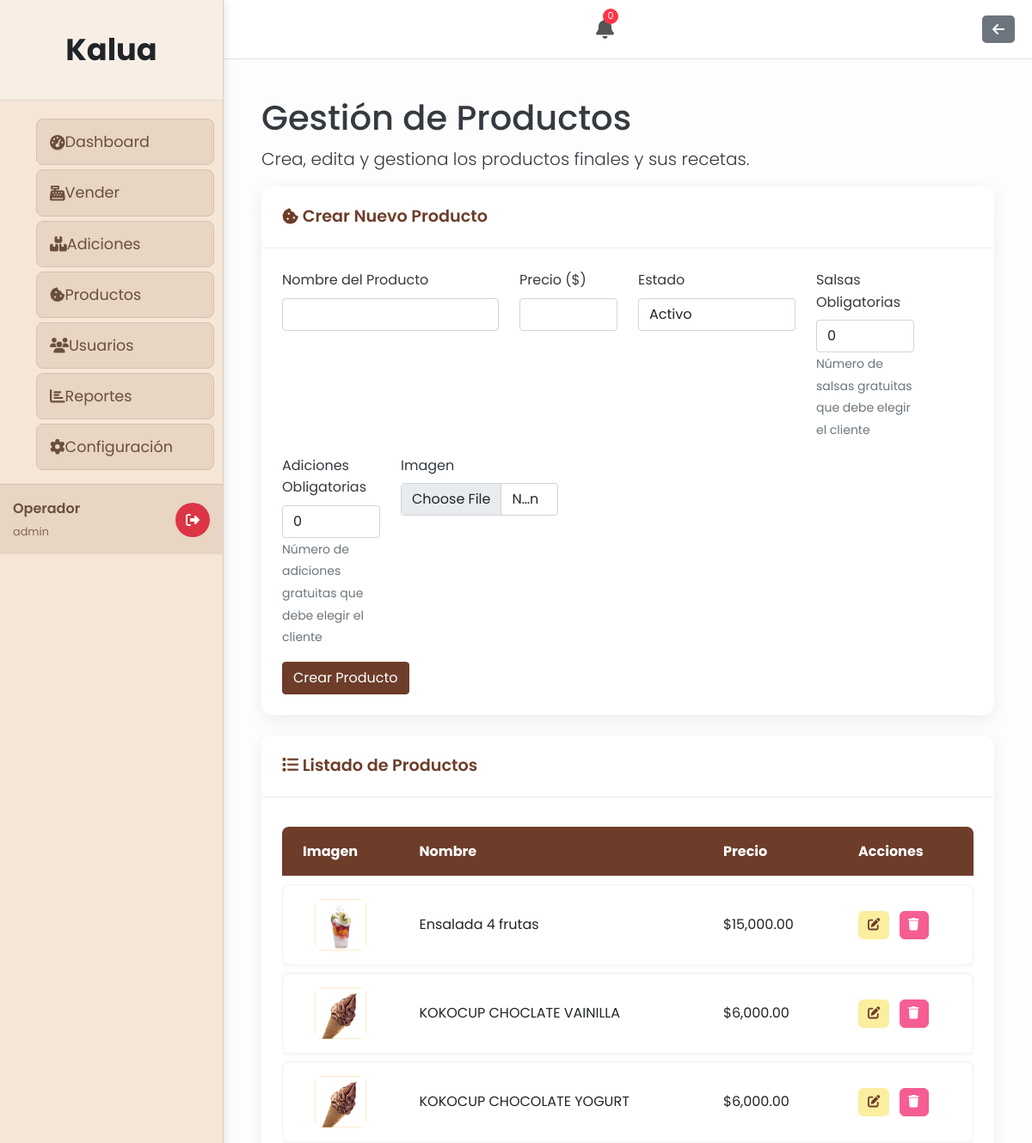
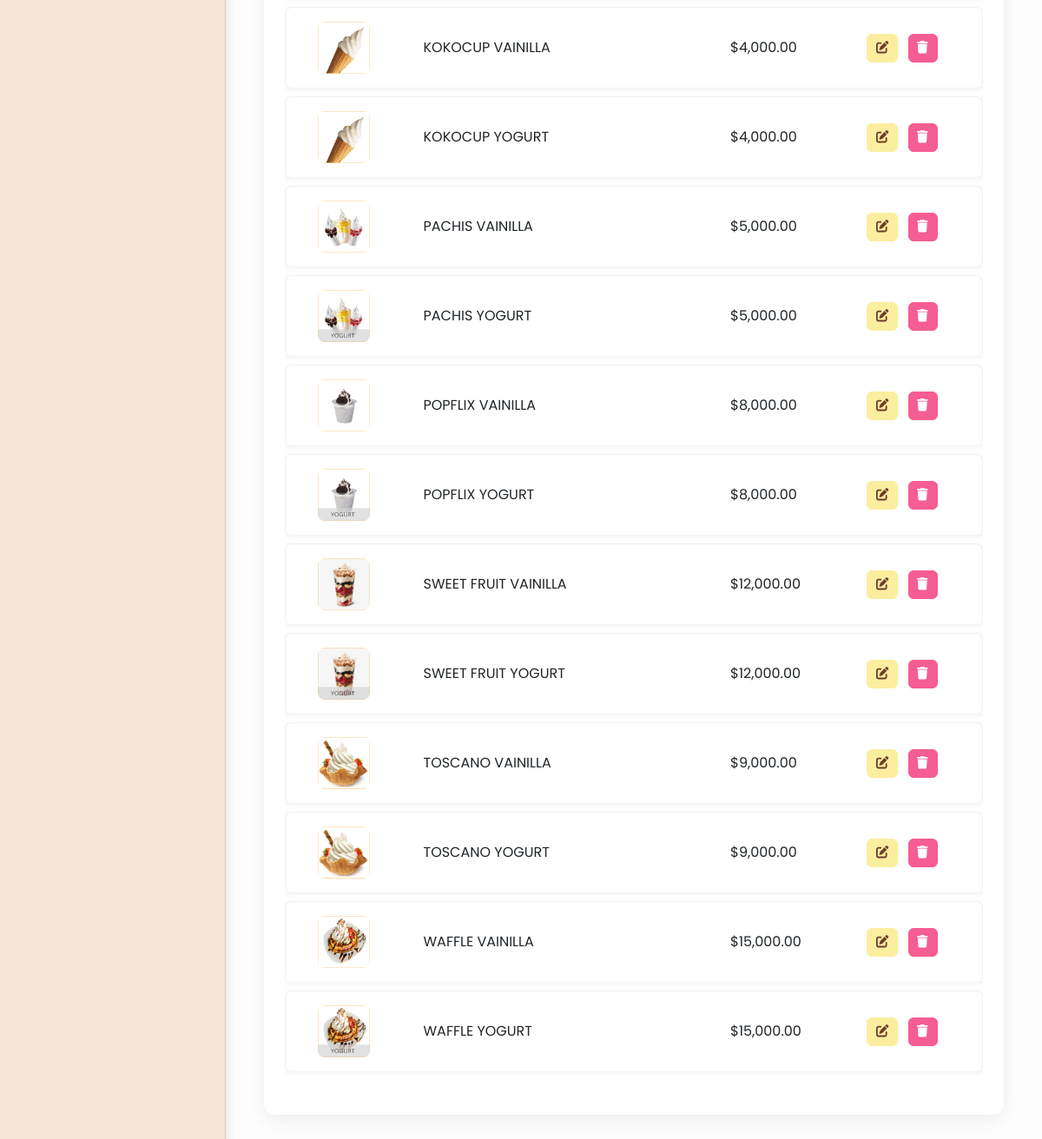
The page /productos.php (signed in) on the database its author committed (2 pictures, top to bottom).
### tables this page shows
CREATE TABLE `configuracion` (
  `id` int(11) NOT NULL,
  `nombre_empresa` varchar(255) NOT NULL,
  `nit` varchar(255) DEFAULT NULL,
  `direccion` varchar(255) DEFAULT NULL,
  `logo_url` varchar(255) DEFAULT NULL,
  `color_primario` varchar(7) DEFAULT '#4e73df',
  `color_secundario` varchar(7) DEFAULT '#1cc88a',
  `color_texto` varchar(7) DEFAULT '#ffffff'
);

CREATE TABLE `productos` (
  `id` int(11) NOT NULL,
  `nombre` varchar(100) NOT NULL,
  `precio_venta` decimal(10,2) NOT NULL,
  `imagen_url` varchar(255) DEFAULT NULL,
  `estado` varchar(20) NOT NULL,
  `salsas_obligatorias` int(11) NOT NULL DEFAULT 0,
  `adiciones_obligatorias` int(11) NOT NULL DEFAULT 0
);

### includes/auth_check.php (called while the page is built, shortened)
<?php
function isAdmin() {
    return isset($_SESSION['rol']) && ($_SESSION['rol'] === 'admin' || $_SESSION['rol'] === 'operador');
}
?>

### productos.php (the view, shortened to what this page needs)
<?php
$is_dashboard_page = true;
require_once 'includes/auth_check.php';
$db = conectarDB();
$productos = $db->query("SELECT * FROM productos ORDER BY nombre ASC")->fetch_all(MYSQLI_ASSOC);
$producto_a_editar = null;
include 'includes/header.php';
?>
<div class="container-fluid px-4">
    <h1 class="mt-4">Gestión de Productos</h1>
    <p class="lead">Crea, edita y gestiona los productos finales y sus recetas.</p>
    <div class="card mb-4">
        <div class="card-header">
            <i class="fas fa-cookie-bite"></i>
            <?php echo $producto_a_editar ? 'Editando Producto: ' . htmlspecialchars($producto_a_editar['nombre']) : 'Crear Nuevo Producto'; ?>
        </div>
        <div class="card-body">
            <form action="productos.php<?php echo $producto_a_editar ? '?accion=editar&id=' . $producto_a_editar['id'] : ''; ?>" method="POST" enctype="multipart/form-data">
                <div class="row">
                    <div class="col-md-4 mb-3">
                        <label for="nombre" class="form-label">Nombre del Producto</label>
                        <input type="text" class="form-control" name="nombre" value="<?php echo htmlspecialchars($producto_a_editar['nombre'] ?? ''); ?>" required>
                    </div>
                    <div class="col-md-2 mb-3">
                        <label for="precio_venta" class="form-label">Precio ($)</label>
                        <input type="number" step="0.01" class="form-control" name="precio_venta" value="<?php echo htmlspecialchars($producto_a_editar['precio_venta'] ?? ''); ?>" required>
                    </div>
                    <div class="col-md-3 mb-3">
                        <label for="estado" class="form-label">Estado</label>
                        <select name="estado" class="form-control">
                            <option value="activo" <?php echo (isset($producto_a_editar['estado']) && $producto_a_editar['estado'] == 'activo') ? 'selected' : ''; ?>>Activo</option>
                        </select>
                    </div>
                    <div class="col-md-2 mb-3">
                        <label for="salsas_obligatorias" class="form-label">Salsas Obligatorias</label>
                        <input type="number" class="form-control" name="salsas_obligatorias" value="<?php echo htmlspecialchars($producto_a_editar['salsas_obligatorias'] ?? 0); ?>" min="0">
                        <small class="form-text text-muted">Número de salsas gratuitas que debe elegir el cliente</small>
                    </div>
                    <div class="col-md-2 mb-3">
                        <label for="adiciones_obligatorias" class="form-label">Adiciones Obligatorias</label>
                        <input type="number" class="form-control" name="adiciones_obligatorias" value="<?php echo htmlspecialchars($producto_a_editar['adiciones_obligatorias'] ?? 0); ?>" min="0">
                        <small class="form-text text-muted">Número de adiciones gratuitas que debe elegir el cliente</small>
                    </div>
                    <div class="col-md-3 mb-3">
                        <label for="imagen" class="form-label">Imagen</label>
                        <input type="file" class="form-control" name="imagen" accept="image/jpeg, image/png">
                    </div>
                </div>
                <button type="submit" class="btn btn-primary"><?php echo $producto_a_editar ? 'Actualizar Producto' : 'Crear Producto'; ?></button>
            </form>
        </div>
    </div>
    <div class="card mb-4">
        <div class="card-header"><i class="fas fa-list"></i> Listado de Productos</div>
        <div class="card-body">
            <div class="table-responsive">
                <table class="table table-bordered table-hover">
                    <thead class="table-dark"><tr><th>Imagen</th><th>Nombre</th><th>Precio</th><th>Acciones</th></tr></thead>
                    <tbody>
                        <?php foreach ($productos as $producto): ?>
                            <tr>
                                <td class="text-center">
                                    <img src="<?php echo !empty($producto['imagen_url']) ? htmlspecialchars($producto['imagen_url']) : 'public/img/placeholder.png'; ?>" alt="<?php echo htmlspecialchars($producto['nombre']); ?>" style="width: 60px; height: 60px; object-fit: cover; border-radius: 8px;">
                                </td>
                                <td><?php echo htmlspecialchars($producto['nombre']); ?></td>
                                <td>$<?php echo number_format($producto['precio_venta'], 2); ?></td>
                                <td>
                                    <a href="productos.php?accion=editar&id=<?php echo $producto['id']; ?>" class="btn btn-sm btn-warning me-2" title="Editar Producto y Receta"><i class="fas fa-edit"></i></a>
                                    <a href="productos.php?accion=eliminar&id=<?php echo $producto['id']; ?>" class="btn btn-sm btn-danger" title="Eliminar Producto" onclick="return confirm('¿Estás seguro? Se eliminará el producto y su receta.');"><i class="fas fa-trash"></i></a>
                                </td>
                            </tr>
                        <?php endforeach; ?>
                    </tbody>
                </table>
            </div>
        </div>
    </div>
</div>
<?php
include 'includes/footer.php';
?>

### includes/header.php (shortened to what this page needs)
<?php
$conn = new mysqli(DB_HOST, DB_USER, DB_PASS, DB_NAME);
if ($conn->connect_error) {
    $site_name = 'App';
    $logo_url = '';
    $color_primario = '#343a40';
    $color_secundario = '#ffffff';
    $color_texto = '#000000';
} else {
    $result = $conn->query("SELECT nombre_empresa, logo_url, color_primario, color_secundario, color_texto FROM configuracion WHERE id = 1");
    if ($result && $result->num_rows > 0) {
        $config = $result->fetch_assoc();
        $site_name = $config['nombre_empresa'];
    } else {
        $site_name = 'App';
        $logo_url = '';
        $color_primario = '#343a40';
        $color_secundario = '#ffffff';
        $color_texto = '#000000';
    }
}
$is_dashboard_page = isset($is_dashboard_page) && $is_dashboard_page === true;
?><!DOCTYPE html>
<html lang="es">
<head>
    <link rel="stylesheet" href="public/css/bootstrap/bootstrap.min.css">
    <link rel="stylesheet" href="public/css/all.min.css">
    <link rel="stylesheet" href="public/css/style.css">
    <link rel="stylesheet" href="https://cdnjs.cloudflare.com/ajax/libs/font-awesome/6.0.0-beta3/css/all.min.css">
    <link href="https://cdn.jsdelivr.net/npm/simple-datatables@latest/dist/style.css" rel="stylesheet" />
    <link href="public/css/style.css" rel="stylesheet" />
</head>
<body class="sb-nav-fixed <?php echo $is_dashboard_page ? 'sb-sidenav-toggled' : ''; ?>">
<?php if ($is_dashboard_page && isset($_SESSION['login']) && $_SESSION['login'] === true): ?>
    <div class="dashboard-layout">
        <aside class="sidebar">
                <div class="sidebar-header">
                    <a href="dashboard.php" class="sidebar-brand">
                        <?php echo htmlspecialchars($site_name); ?>
                    </a>
                </div>
                <nav class="sidebar-nav">
                    <ul>
                        <li><a href="dashboard.php"><i class="fas fa-tachometer-alt"></i><span>Dashboard</span></a></li>
                        <?php if (isAdmin()): ?>
                            <li><a href="galeria_venta.php"><i class="fas fa-cash-register"></i><span>Vender</span></a></li>
                            <li><a href="inventario.php"><i class="fas fa-boxes"></i><span>Adiciones</span></a></li>
                            <li><a href="productos.php"><i class="fas fa-cookie-bite"></i><span>Productos</span></a></li>
                            <li><a href="usuarios.php"><i class="fas fa-users"></i><span>Usuarios</span></a></li>
                            <li><a href="ventas.php"><i class="fas fa-chart-bar"></i><span>Reportes</span></a></li>
                            <li><a href="configuracion.php"><i class="fas fa-cog"></i><span>Configuración</span></a></li>
                        <?php elseif (isInvitado()): ?>
                            <li><a href="galeria_venta.php"><i class="fas fa-cash-register"></i><span>Vender</span></a></li>
                            <li><a href="ventas.php"><i class="fas fa-chart-bar"></i><span>Reportes</span></a></li>
                        <?php else: ?>
                            <li><a href="galeria_venta.php"><i class="fas fa-store"></i><span>Tienda</span></a></li>
                        <?php endif; ?>
                    </ul>
                </nav>
                <div class="sidebar-footer">
                    <div class="user-info">
                        <span class="user-name"><?php echo htmlspecialchars($_SESSION['nombre_usuario']); ?></span>
                        <small class="user-role"><?php echo htmlspecialchars($_SESSION['rol']); ?></small>
                    </div>
                    <a href="logout.php" class="logout-link" title="Cerrar Sesión"><i class="fas fa-sign-out-alt"></i></a>
                </div>
            </aside>
            <div class="main-wrapper">
                <header class="top-header">
                    <div class="notification-bell-container">
                        <button id="notificationBell" class="notification-bell" title="Notificaciones">
                            <i class="fas fa-bell"></i>
                            <span class="notification-badge" id="notificationCount">0</span>
                        </button>
                    </div>
                    <?php
                    $current_page = basename($_SERVER['PHP_SELF']);
                    if ($current_page == 'dashboard.php') { ?>
                        <a href="logout.php" class="btn-header-action btn-logout" title="Cerrar Sesión">
                            <i class="fas fa-sign-out-alt"></i>
                        </a>
                    <?php } elseif ($current_page == 'galeria_venta.php') { ?>
                        <a href="dashboard.php" class="btn-header-action btn-back" title="Volver al Dashboard">
                            <i class="fas fa-arrow-left"></i>
                        </a>
                    <?php } else { ?>
                        <a href="javascript:history.back()" class="btn-header-action btn-back" title="Volver">
                            <i class="fas fa-arrow-left"></i>
                        </a>
                    <?php } ?>
                </header>
                <main class="main-content">
        <?php else: ?>
            <main>
        <?php endif; ?>
</body>
</html>

### includes/footer.php (shortened to what this page needs)
</body>
</html>
</body>
</html>
</body>
</html>
</body>
</html>
</body>
</html>
</body>
</html>
</body>
</html>
</body>
</html>
</body>
</html>
</body>
</html>
</body>
</html>
</body>
</html>
</body>
</html>
</body>
</html>
</body>
</html>
</body>
</html>
</body>
</html>
</body>
</html>
</body>
</html>
</body>
</html>
</body>
</html>
</body>
</html>
</body>
</html>
</body>
</html>
</body>
</html>
</body>
</html>
</body>
</html>
</body>
</html>
</body>
</html>
</body>
</html>
</body>
</html>
</body>
</html>
</body>
</html>
</body>
</html>
</body>
</html>
</body>
</html>
</body>
</html>
</body>
</html>
</body>
</html>
</body>
</html>
</body>
</html>
</body>
</html>
</body>
</html>
</body>
</html>
</body>
</html>
</body>
</html>
</body>
</html>
</body>
</html>
</body>
</html>
</body>
</html>
</body>
</html>
</body>
</html>
</body>
</html>
</body>
</html>
</body>
</html>
</body>
</html>
</body>
</html>
</body>
</html>
</body>
</html>
</body>
</html>
</body>
</html>
</body>
</html>
</body>
</html>
</body>
</html>
</body>
</html>
</body>
</html>

### public/css/style.css (style rules this page uses)
* { margin: 0; padding: 0; box-sizing: border-box; }
body { font-family: 'Poppins', sans-serif; background-color: #fdfdfd; color: #343a40; line-height: 1.6; }
.dashboard-layout { display: flex; min-height: 100vh; }
.sidebar { width: 260px; background-color: #6D3D2A; color: #fff; position: fixed; height: 100%; z-index: 1000; transition: left 0.3s ease-in-out; }
.main-wrapper { flex-grow: 1; margin-left: 260px; transition: margin-left 0.3s ease-in-out; }
.top-header { display: flex; justify-content: space-between; align-items: center; padding: 10px 20px; background-color: #fff; border-bottom: 1px solid #dee2e6; }
.btn-header-action { display: inline-flex; align-items: center; justify-content: center; padding: 8px 12px; border-radius: 5px; color: white; text-decoration: none; transition: background-color 0.3s ease; border: none; font-size: 1rem; }
.btn-header-action.btn-back { background-color: #6c757d; }
@media (min-width: 769px) { .sidebar { left: 0; } }
.sidebar-header { padding: 1.5rem; text-align: center; border-bottom: 1px solid rgba(255, 255, 255, 0.1); }
.sidebar-brand { color: #FCEE9F; font-size: 1.8rem; font-weight: 700; text-decoration: none; }
.sidebar-nav { flex-grow: 1; }
.sidebar-nav ul { list-style: none; padding-top: 1rem; }
.sidebar-nav a { display: flex; align-items: center; padding: 1rem 1.5rem; color: #C2E4F4; text-decoration: none; transition: background-color 0.3s, color 0.3s; border-left: 4px solid transparent; }
.sidebar-footer { padding: 1.5rem; border-top: 1px solid rgba(255, 255, 255, 0.1); display: flex; align-items: center; justify-content: space-between; }
.user-info .user-name { display: block; font-weight: 600; }
.user-info .user-role { font-size: 0.8rem; opacity: 0.8; }
.sidebar { width: 260px; position: fixed; top: 0; left: 0; height: 100%; background-color: #6D3D2A; z-index: 1020; transition: left 0.3s ease-in-out; }
.main-wrapper { transition: margin-left 0.3s ease-in-out; }
@media (min-width: 769px) { .main-wrapper { margin-left: 260px; } }
.card { background-color: #fff; border: none; border-radius: 12px; box-shadow: 0 5px 20px rgba(0, 0, 0, 0.07); margin-bottom: 2rem; }
.card-header { padding: 1.25rem 1.5rem; background-color: transparent; border-bottom: 1px solid #eee; font-size: 1.2rem; font-weight: 600; color: #6D3D2A; }
.card-body { padding: 1.5rem; }
.table-responsive { width: 100%; overflow-x: auto; }
.table { border-collapse: separate; border-spacing: 0 10px; }
.table thead th { background-color: #6D3D2A; color: #fff; border: none; padding: 1rem 1.5rem; text-align: left; }
.table thead th:first-child { border-top-left-radius: 8px; }
.table thead th:last-child { border-top-right-radius: 8px; }
.table tbody tr { background-color: #fff; box-shadow: 0 2px 5px rgba(0,0,0,0.05); transition: transform 0.2s, box-shadow 0.2s; }
.table td { padding: 1rem 1.5rem; vertical-align: middle; border: none; border-top: 1px solid #f0f0f0; }
.table td:first-child { border-left: 1px solid #f0f0f0; border-top-left-radius: 8px; border-bottom-left-radius: 8px; }
.table td:last-child { border-right: 1px solid #f0f0f0; border-top-right-radius: 8px; border-bottom-right-radius: 8px; }
.btn-sm { padding: 0.3rem 0.6rem; font-size: 0.9rem; border-radius: 6px; }
.btn-warning { background-color: #FCEE9F; border-color: #FCEE9F; color: #6D3D2A; }
.btn-danger { background-color: #F55D93; border-color: #F55D93; }
.btn-primary { background-color: #6D3D2A; border-color: #6D3D2A; color: #fff; }
.card-body { flex-grow: 1; display: flex; flex-direction: column; justify-content: flex-end; }

### includes/header.php (style rules this page uses)
body { overflow-x: hidden; }
.main-wrapper { width: 100%; overflow-x: hidden; }
.main-content { padding: 20px; overflow-x: hidden; }

### rows shown on the page
configuracion: nombre_empresa "Kalua"
productos: imagen_url (picture), nombre "Ensalada 4 frutas", precio_venta "15,000.00"
productos: imagen_url (picture), nombre "KOKOCUP CHOCLATE VAINILLA", precio_venta "6,000.00"
productos: imagen_url (picture), nombre "KOKOCUP CHOCOLATE YOGURT", precio_venta "6,000.00"
productos: imagen_url (picture), nombre "KOKOCUP VAINILLA", precio_venta "4,000.00"
productos: imagen_url (picture), nombre "KOKOCUP YOGURT", precio_venta "4,000.00"
productos: imagen_url (picture), nombre "PACHIS VAINILLA", precio_venta "5,000.00"
productos: imagen_url (picture), nombre "PACHIS YOGURT", precio_venta "5,000.00"
productos: imagen_url (picture), nombre "POPFLIX VAINILLA", precio_venta "8,000.00"
productos: imagen_url (picture), nombre "POPFLIX YOGURT", precio_venta "8,000.00"
productos: imagen_url (picture), nombre "SWEET FRUIT VAINILLA", precio_venta "12,000.00"
productos: imagen_url (picture), nombre "SWEET FRUIT YOGURT", precio_venta "12,000.00"
productos: imagen_url (picture), nombre "TOSCANO VAINILLA", precio_venta "9,000.00"
productos: imagen_url (picture), nombre "TOSCANO YOGURT", precio_venta "9,000.00"
productos: imagen_url (picture), nombre "WAFFLE VAINILLA", precio_venta "15,000.00"
productos: imagen_url (picture), nombre "WAFFLE YOGURT", precio_venta "15,000.00"

### other values the page prints
$_SESSION['nombre_usuario'] "Operador"
$_SESSION['rol'] "admin"
